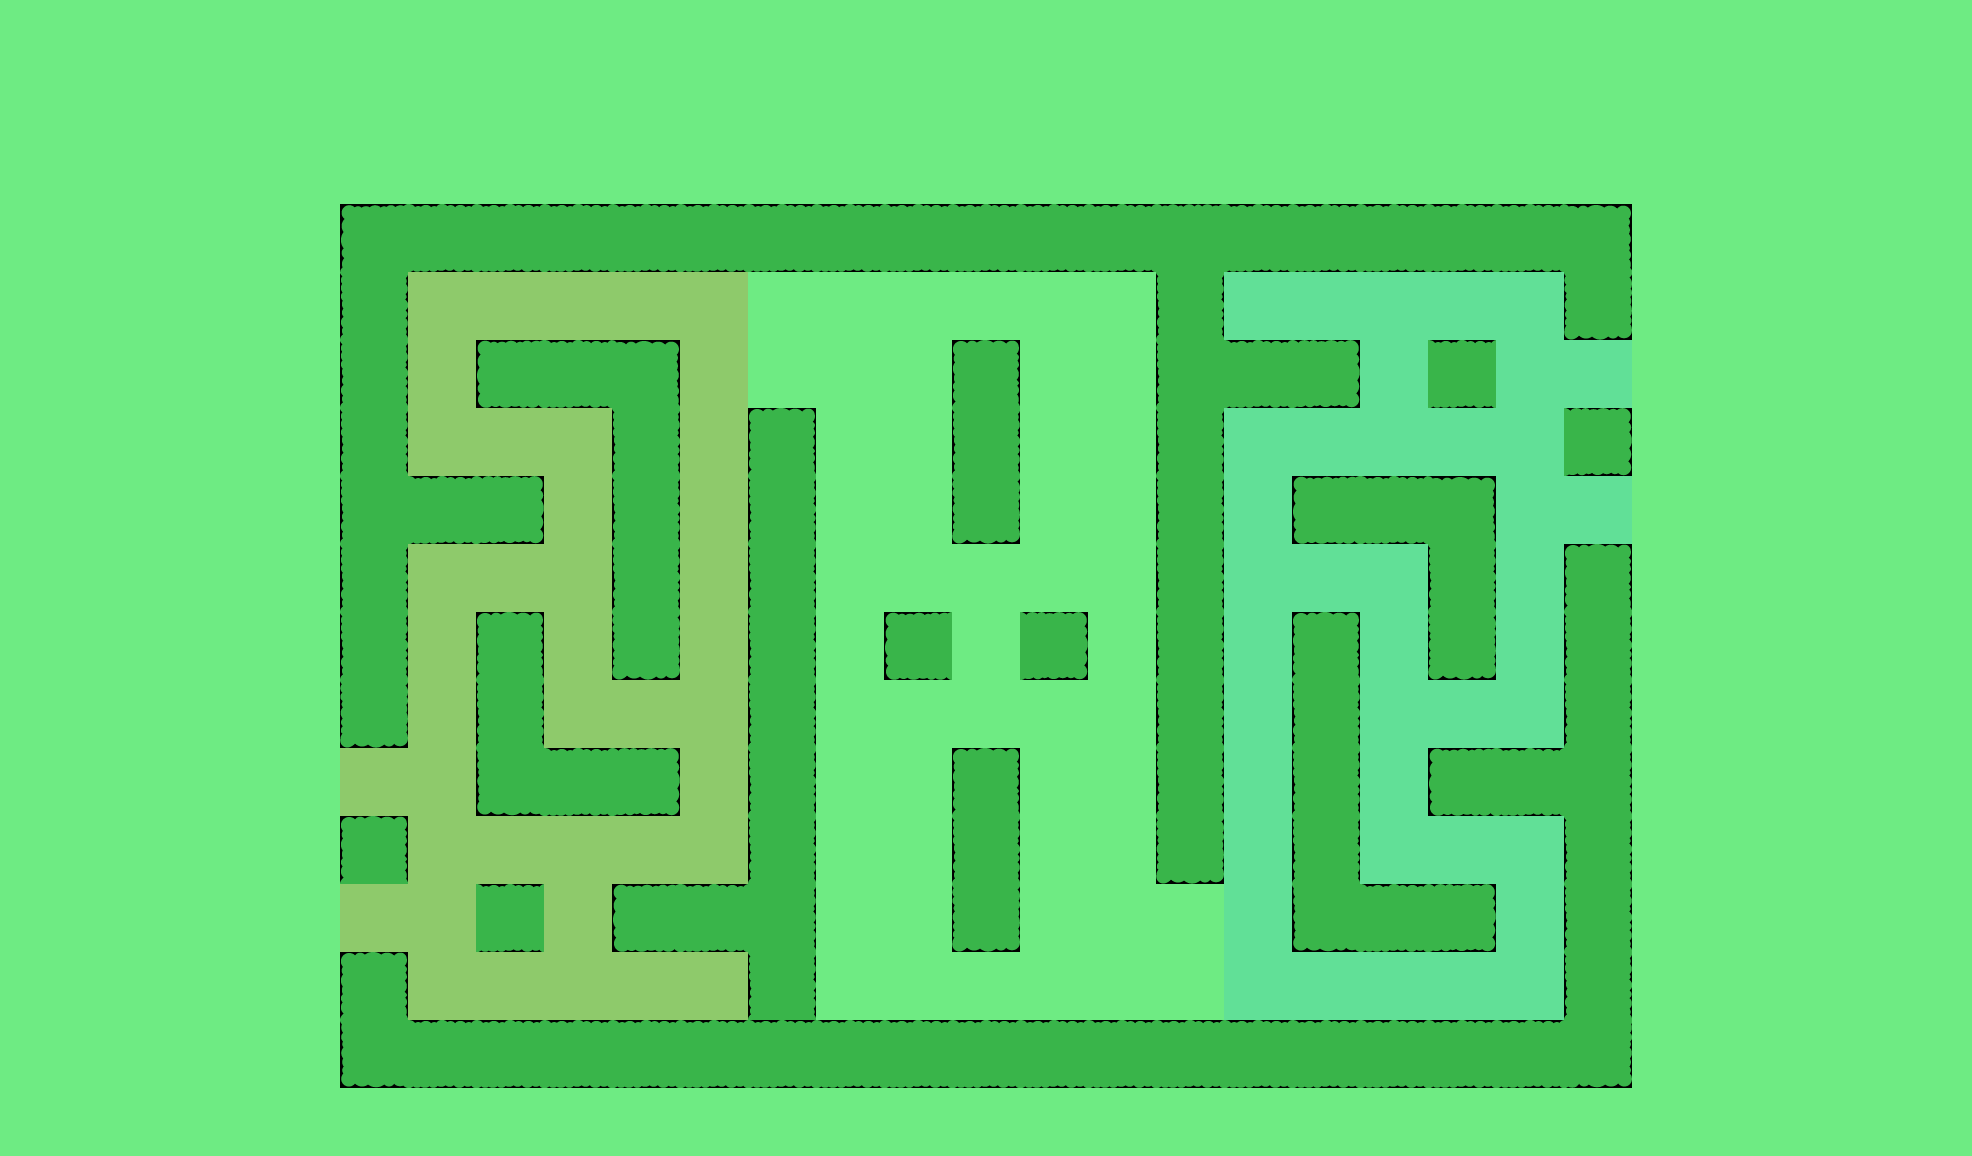

Tiled map render using the project's own tile images. Description and the whole map definition, tile-layer contents included, below:
An orthogonal 29x17 tile map with 68x68 px tiles, 1 tile layer (Tile Layer 1).

<map version="1.2" tiledversion="2019.02.10" orientation="orthogonal" renderorder="right-down" width="29" height="17" tilewidth="68" tileheight="68" infinite="0" nextlayerid="2" nextobjectid="1">
 <tileset firstgid="1" source="maze_sprite_sheet.tsx" />
 <layer id="1" name="Tile Layer 1" width="29" height="17">
  <data encoding="csv">
19,19,19,19,19,19,19,19,19,19,19,19,19,19,19,19,19,19,19,19,19,19,19,19,19,19,19,19,19,
19,19,19,19,19,19,19,19,19,19,19,19,19,19,19,19,19,19,19,19,19,19,19,19,19,19,19,19,19,
19,19,19,19,19,19,19,19,19,19,19,19,19,19,19,19,19,19,19,19,19,19,19,19,19,19,19,19,19,
19,19,19,19,19, 1,11,11,11,11,11,11,11,11,11,11,11, 2,11,11,11,11,11, 3,19,19,19,19,19,
19,19,19,19,19, 6,23,23,23,23,23,19,19,19,19,19,19, 6,24,24,24,24,24,17,19,19,19,19,19,
19,19,19,19,19, 6,23,10,11, 3,23,19,19,19, 5,19,19, 7,11,12,24,11,24,24,19,19,19,19,19,
19,19,19,19,19, 6,23,23,23, 6,23, 5,19,19, 6,19,19, 6,24,24,24,24,24,12,19,19,19,19,19,
19,19,19,19,19, 7,11,12,23, 6,23, 6,19,19,17,19,19, 6,24,10,11, 3,24,24,19,19,19,19,19,
19,19,19,19,19, 6,23,23,23, 6,23, 6,19,19,19,19,19, 6,24,24,24, 6,24, 5,19,19,19,19,19,
19,19,19,19,19, 6,23, 5,23,17,23, 6,19,10,19,12,19, 6,24, 5,24,17,24, 6,19,19,19,19,19,
19,19,19,19,19,17,23, 6,23,23,23, 6,19,19,19,19,19, 6,24, 6,24,24,24, 6,19,19,19,19,19,
19,19,19,19,19,23,23,13,11,12,23, 6,19,19, 5,19,19, 6,24, 6,24,10,11, 9,19,19,19,19,19,
19,19,19,19,19, 5,23,23,23,23,23, 6,19,19, 6,19,19,17,24, 6,24,24,24, 6,19,19,19,19,19,
19,19,19,19,19,23,23,11,23,10,11, 9,19,19,17,19,19,19,24,13,11,12,24, 6,19,19,19,19,19,
19,19,19,19,19, 5,23,23,23,23,23, 6,19,19,19,19,19,19,24,24,24,24,24, 6,19,19,19,19,19,
19,19,19,19,19,13,11,11,11,11,11,11,11,11,11,11,11,11,11,11,11,11,11,15,19,19,19,19,19,
19,19,19,19,19,19,19,19,19,19,19,19,19,19,19,19,19,19,19,19,19,19,19,19,19,19,19,19,19
</data>
 </layer>
</map>